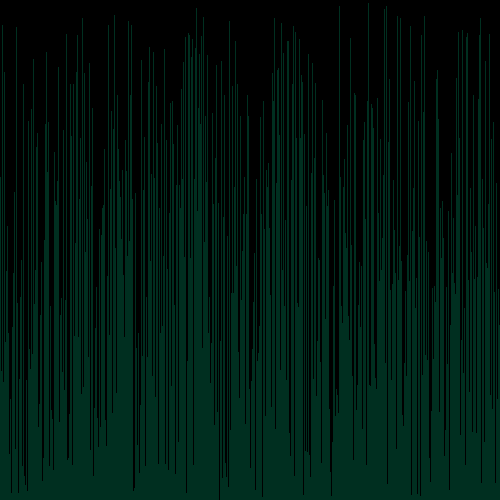
Frame 1 (no input)
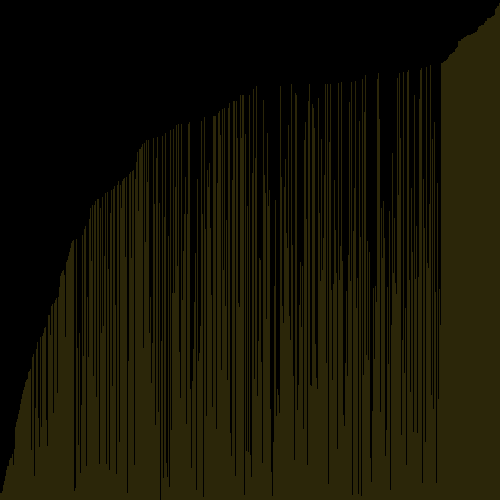
Frame 60 (the mouse pressed at the canvas centre just before this capture)
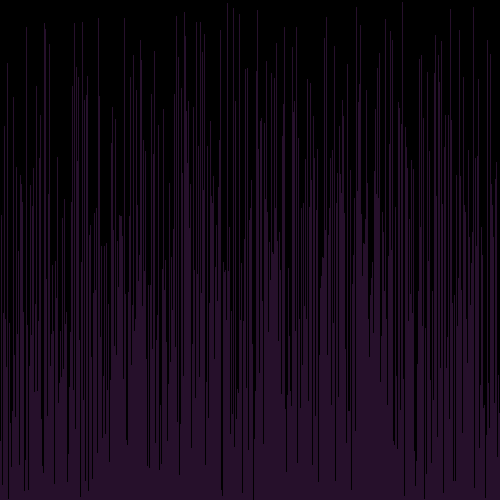
Frame 120 (the mouse held since frame 60 and released just before this capture)

The Processing sketch that drew these frames (run headless with seeded random() and noise(); from frame 60 on, the mouse is pressed at the canvas centre):

// Processing sketch: visualarraysorter
// ── visualarraysorter.pde
int [] manyints;
void setup() {
size(500,500);
manyints= new int [width];
randomizer();
noStroke();
}
void draw() {
background(0,0,0);
fill(random(255), random(255), random(255), random(255));
  for(int i=0; i<manyints.length; i++){
    rect(i,height,1,-manyints[i]);
  }
stepSort(manyints);
if(mousePressed){
  randomizer();
}}
void randomizer(){
  for(int i=0; i<manyints.length; i++){
  manyints [i]= (int)random(height);
}
}
void stepSort(int[] arr) {
  for (int i = 1; i < arr.length; i++) {
    if (arr[i - 1] > arr[i]) {
      int t = arr[i];
      arr[i] = arr[i - 1];
      arr[i - 1] = t;
    }
  }
}
